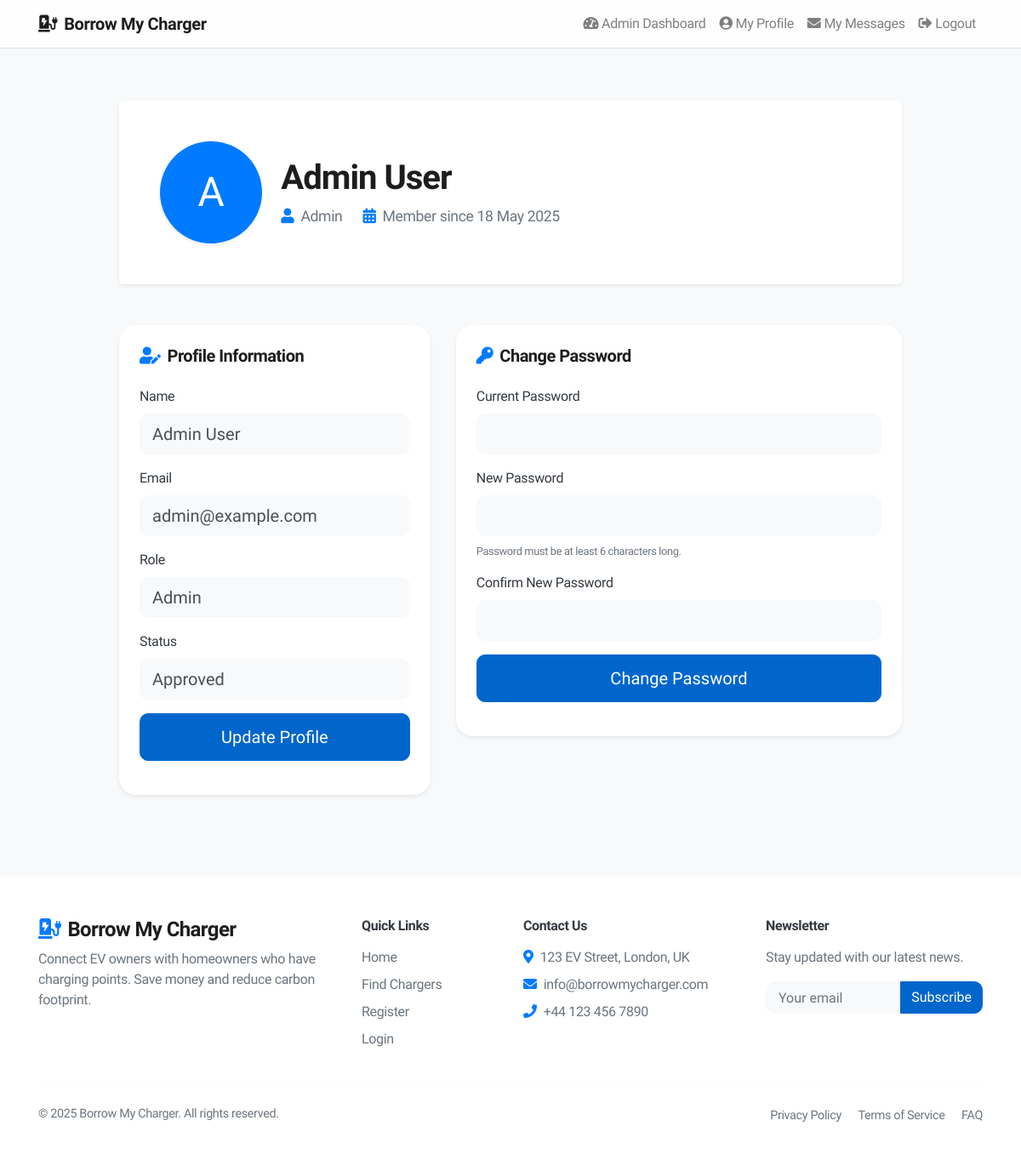
The app's page /profile.php (signed in) with its own data.
### tables this page shows
CREATE TABLE IF NOT EXISTS users (
    id INT AUTO_INCREMENT PRIMARY KEY,
    name VARCHAR(100) NOT NULL,
    email VARCHAR(100) NOT NULL UNIQUE,
    password VARCHAR(255) NOT NULL,
    role ENUM('user', 'homeowner', 'admin') NOT NULL,
    status ENUM('pending', 'approved', 'suspended') DEFAULT 'pending',
    created_at TIMESTAMP DEFAULT CURRENT_TIMESTAMP
);

### profile.php (called while the page is built, shortened)
<?php
require_once("databaseConn.php");
require_once("models/User.php");
$view = new stdClass();
$view->pageTitle = "My Profile";
$view->message = '';
$userModel = new User($conn);
$userId = $_SESSION['user_id'];
$view->user = $userModel->getUserById($userId);
require_once("views/profile/index.phtml");
?>

### models/User.php (called while the page is built, shortened)
<?php
class User {
    private $conn;
    public function __construct($dbConn) {
        $this->conn = $dbConn;
    }
    public function getUserById($userId) {
        $stmt = $this->conn->prepare("SELECT * FROM users WHERE id = ?");
        $stmt->execute([$userId]);
        return $stmt->fetch(PDO::FETCH_ASSOC);
    }
}
?>

### views/profile/index.phtml (the view, shortened to what this page needs)
<?php include 'views/includes/header.phtml'; ?>
<div class="container mt-5 mb-5">
    <div class="row">
        <div class="col-lg-10 offset-lg-1">
            <div class="bg-white rounded-lg shadow-sm p-5 mb-5" style="border-radius: 20px;">
                <div class="row align-items-center">
                    <div class="col-md-2 text-center text-md-left mb-4 mb-md-0">
                        <div class="bg-primary text-white d-inline-flex align-items-center justify-content-center shadow-sm" style="width: 120px; height: 120px; font-size: 3rem; border-radius: 60px;">
                            <?php echo strtoupper(substr($view->user['name'], 0, 1)); ?>
                        </div>
                    </div>
                    <div class="col-md-10 text-center text-md-left">
                        <h1 style="font-weight: 600; font-size: 2.5rem; letter-spacing: -0.025em;"><?php echo htmlspecialchars($view->user['name']); ?></h1>
                        <div class="d-flex flex-wrap mt-2">
                            <span class="mr-4 text-muted" style="font-size: 1.1rem;">
                                <i class="fas fa-user mr-2 text-primary"></i><?php echo ucfirst($view->user['role']); ?>
                            </span>
                            <span class="text-muted" style="font-size: 1.1rem;">
                                <i class="fas fa-calendar-alt mr-2 text-primary"></i>Member since <?php echo date('d M Y', strtotime($view->user['created_at'])); ?>
                            </span>
                        </div>
                    </div>
                </div>
            </div>
            <div class="row">
                <div class="col-lg-5 mb-4">
                    <div class="card border-0 shadow-sm mb-4" style="border-radius: 20px;">
                        <div class="card-body p-4">
                            <h5 class="mb-4" style="font-weight: 600; letter-spacing: -0.025em;">
                                <i class="fas fa-user-edit mr-2 text-primary"></i>Profile Information
                            </h5>
                            <form method="post" action="profile.php">
                                <div class="form-group">
                                    <label for="name" class="font-weight-medium text-dark">Name</label>
                                    <input type="text" class="form-control form-control-lg border-0 bg-light" style="border-radius: 10px; padding: 12px 15px;" id="name" name="name" value="<?php echo htmlspecialchars($view->user['name']); ?>" required>
                                </div>
                                <div class="form-group">
                                    <label for="email" class="font-weight-medium text-dark">Email</label>
                                    <input type="email" class="form-control form-control-lg border-0 bg-light" style="border-radius: 10px; padding: 12px 15px;" id="email" name="email" value="<?php echo htmlspecialchars($view->user['email']); ?>" required>
                                </div>
                                <div class="form-group">
                                    <label for="role" class="font-weight-medium text-dark">Role</label>
                                    <input type="text" class="form-control form-control-lg border-0 bg-light" style="border-radius: 10px; padding: 12px 15px;" id="role" value="<?php echo ucfirst($view->user['role']); ?>" readonly>
                                </div>
                                <div class="form-group">
                                    <label for="status" class="font-weight-medium text-dark">Status</label>
                                    <input type="text" class="form-control form-control-lg border-0 bg-light" style="border-radius: 10px; padding: 12px 15px;" id="status" value="<?php echo ucfirst($view->user['status']); ?>" readonly>
                                </div>
                                <button type="submit" name="update_profile" class="btn btn-primary btn-lg btn-block" style="border-radius: 10px; padding: 12px 15px;">
                                    Update Profile
                                </button>
                            </form>
                        </div>
                    </div>
                </div>
                <div class="col-lg-7">
                    <div class="card border-0 shadow-sm mb-4" style="border-radius: 20px;">
                        <div class="card-body p-4">
                            <h5 class="mb-4" style="font-weight: 600; letter-spacing: -0.025em;">
                                <i class="fas fa-key mr-2 text-primary"></i>Change Password
                            </h5>
                            <form method="post" action="profile.php">
                                <div class="form-group">
                                    <label for="current_password" class="font-weight-medium text-dark">Current Password</label>
                                    <input type="password" class="form-control form-control-lg border-0 bg-light" style="border-radius: 10px; padding: 12px 15px;" id="current_password" name="current_password" required>
                                </div>
                                <div class="form-group">
                                    <label for="new_password" class="font-weight-medium text-dark">New Password</label>
                                    <input type="password" class="form-control form-control-lg border-0 bg-light" style="border-radius: 10px; padding: 12px 15px;" id="new_password" name="new_password" required>
                                    <small class="form-text text-muted mt-2">
                                        Password must be at least 6 characters long.
                                    </small>
                                </div>
                                <div class="form-group">
                                    <label for="confirm_password" class="font-weight-medium text-dark">Confirm New Password</label>
                                    <input type="password" class="form-control form-control-lg border-0 bg-light" style="border-radius: 10px; padding: 12px 15px;" id="confirm_password" name="confirm_password" required>
                                </div>
                                <button type="submit" name="change_password" class="btn btn-primary btn-lg btn-block" style="border-radius: 10px; padding: 12px 15px;">
                                    Change Password
                                </button>
                            </form>
                        </div>
                    </div>
                </div>
            </div>
        </div>
    </div>
</div>
<footer class="bg-white py-5 mt-5">
    <div class="container">
        <div class="row">
            <div class="col-lg-4 mb-4 mb-lg-0">
                <h4 style="font-weight: 600; letter-spacing: -0.025em;">
                    <i class="fas fa-charging-station mr-2 text-primary"></i>Borrow My Charger
                </h4>
                <p class="text-muted mb-4">Connect EV owners with homeowners who have charging points. Save money and reduce carbon footprint.</p>
            </div>
            <div class="col-lg-2 col-md-4 mb-4 mb-md-0">
                <h6 class="text-dark mb-3" style="font-weight: 600; letter-spacing: -0.025em;">Quick Links</h6>
                <ul class="list-unstyled">
                    <li class="mb-2"><a href="index.php" class="text-muted">Home</a></li>
                    <li class="mb-2"><a href="chargepoints.php" class="text-muted">Find Chargers</a></li>
                    <li class="mb-2"><a href="register.php" class="text-muted">Register</a></li>
                    <li><a href="login.php" class="text-muted">Login</a></li>
                </ul>
            </div>
            <div class="col-lg-3 col-md-4 mb-4 mb-md-0">
                <h6 class="text-dark mb-3" style="font-weight: 600; letter-spacing: -0.025em;">Contact Us</h6>
                <ul class="list-unstyled text-muted">
                    <li class="mb-2"><i class="fas fa-map-marker-alt mr-2 text-primary"></i>123 EV Street, London, UK</li>
                    <li class="mb-2"><i class="fas fa-envelope mr-2 text-primary"></i>info@borrowmycharger.com</li>
                    <li><i class="fas fa-phone mr-2 text-primary"></i>+44 123 456 7890</li>
                </ul>
            </div>
            <div class="col-lg-3 col-md-4">
                <h6 class="text-dark mb-3" style="font-weight: 600; letter-spacing: -0.025em;">Newsletter</h6>
                <p class="text-muted">Stay updated with our latest news.</p>
                <div class="input-group mb-3">
                    <input type="email" class="form-control border-0 bg-light" placeholder="Your email" style="border-radius: 10px 0 0 10px; padding: 12px 15px;">
                    <div class="input-group-append">
                        <button class="btn btn-primary" type="button" style="border-radius: 0 10px 10px 0;">Subscribe</button>
                    </div>
                </div>
            </div>
        </div>
        <hr class="my-4" style="opacity: 0.1;">
        <div class="row">
            <div class="col-md-6 text-center text-md-left mb-2 mb-md-0">
                <p class="mb-0 text-muted" style="font-size: 0.9rem;">&copy; <?php echo date('Y'); ?> Borrow My Charger. All rights reserved.</p>
            </div>
            <div class="col-md-6 text-center text-md-right">
                <a href="#" class="text-muted mr-3" style="font-size: 0.9rem;">Privacy Policy</a>
                <a href="#" class="text-muted mr-3" style="font-size: 0.9rem;">Terms of Service</a>
                <a href="#" class="text-muted" style="font-size: 0.9rem;">FAQ</a>
            </div>
        </div>
    </div>
</footer>
<?php include 'views/includes/footer.phtml'; ?>

### views/includes/header.phtml (style rules this page uses)
body { font-family: 'SF Pro Display', -apple-system, BlinkMacSystemFont, 'Segoe UI', Roboto, Helvetica, Arial, sans-serif; background-color: #f5f5f7; color: #1d1d1f; letter-spacing: -0.022em; }
.btn-primary { background-color: #0066cc; border-color: #0066cc; }

### records on screen
users: name "A", name "Admin User", role "Admin", created_at "18 May 2025", email "admin@example.com", status "Approved"
